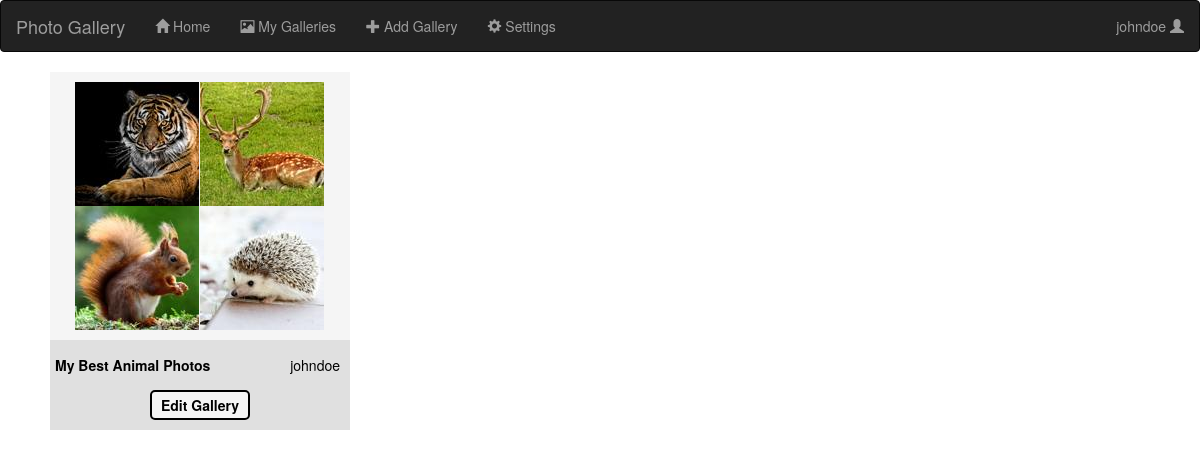
Before: /myGalleries (signed in) with the older database file.
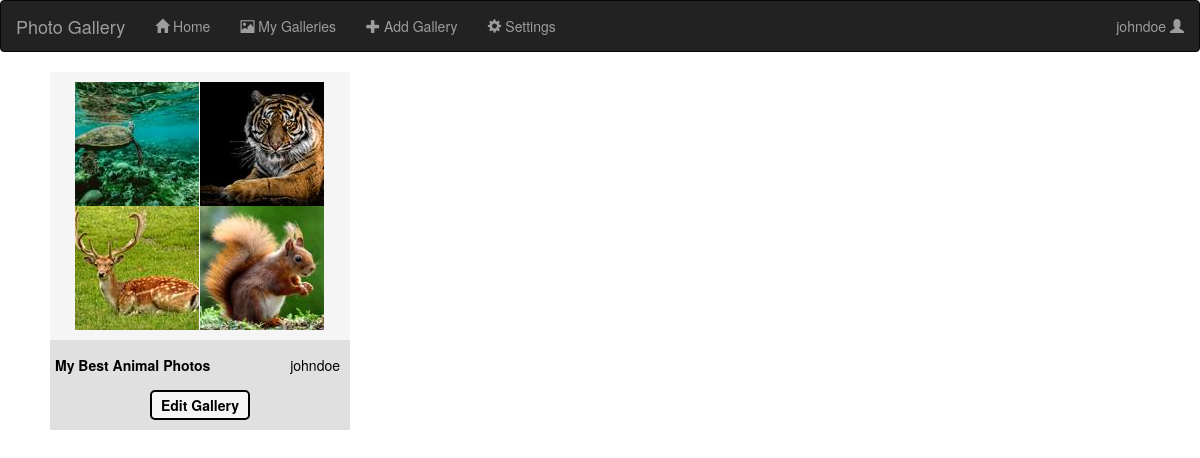
After: the same page with the newer database file.
### components/databaseClasses.py (models this page shows, shortened)
class User(UserMixin, db.Model):
    __tablename__ = 'users'
    __bind_key__ = 'users'
    id = db.Column(db.Integer, primary_key = True)
    fname = db.Column(db.String(32))
    lname = db.Column(db.String(32))
    email = db.Column(db.String(300), unique = True)
    username = db.Column(db.String(24))
    passwordHash = db.Column(db.String(128))
    galleries = db.relationship('Gallery', backref='user')

class Gallery(db.Model):
    __tablename__ = 'galleries'
    id = db.Column(db.Integer, primary_key=True)
    userId = db.Column(db.Integer, db.ForeignKey(User.id))
    numPhotos = db.Column(db.Integer)
    title = db.Column(db.String(40))
    dateCreated = db.Column(db.Date)
    dateLastEdited = db.Column(db.Date)
    description = db.Column(db.Text)
    photos = db.relationship('Photo', backref='gallery')

class Photo(db.Model):
    __tablename__ = 'photos'
    __bind_key__ = 'photos'
    id = db.Column(db.Integer, primary_key=True)
    galleryId = db.Column(db.Integer, db.ForeignKey(Gallery.id))
    photoURL = db.Column(db.String(32))
    thumbnailURL = db.Column(db.String(32))

### app.py (the view)
@app.route("/myGalleries")
def myGalleries():
    myGalls = []
    loggedIn = isLoggedIn()
    if not loggedIn:
        return render_template('loginNeeded.html', loggedIn = loggedIn)
    myGalls = Gallery.query.filter_by(userId=session['userId']).all()
    return render_template('myGalleries.html', loggedIn = loggedIn, photos = photos, galleries = myGalls, username = getCurrentUsername(), users = users)

### app.py (called while the page is built)
@lm.user_loader
def loadUser(id):
    return User.query.get(int(id))

### components/utils.py (called while the page is built)
def getCurrentUsername():
    currentUserID = session.get("userId", None)
    currentUsername = None
    if currentUserID != None:
        currentUsername = loadUser(currentUserID).username
    return currentUsername

def isLoggedIn():
    if 'loggedIn' not in session:
        session['loggedIn'] = False
        session.modified = True
    return session['loggedIn']

### templates/myGalleries.html (shortened to what this page needs)
{% extends "base.html" %}
{% block content %}
    <div id = "galleries">
        {% for gallery in galleries %}
            {% set numPhotos = gallery['numPhotos'] %}
            {% set photosList = gallery['photos'] %}
            <div class = "galleryTilePreview">
                <a href = "{{ url_for('viewGallery', galleryID = gallery['id'])}}">
                    <div class = "photosPreview">
                        {% for i in range(4) %}
                            <div class = "thumbnailPhoto">
                                {% set photoURL = photosList[(i%numPhotos)]['thumbnailURL'] %}
                                <img src="{{photoURL}}">
                            </div>
                        {% endfor %}
                    </div>
                    <div class = "previewDetails">
                        <div class = "previewTitleDate">{{gallery['title']}}</div>
                        <div class = "previewUser">{{users[gallery['userId']]['username']}}</div>
                    </div>
                </a>
                <div class = "editSection">
                    <div class = "editButton" id = "{{gallery['id']}}"><a href = "{{ url_for('editGallery', galleryID = gallery['id'])}}" >Edit Gallery</a></div>
                </div>
            </div>
        {% endfor %}
    </div>
{% endblock %}

### templates/base.html (shortened to what this page needs)
{% extends "bootstrap/base.html" %}
{% block head %}
    <link rel = "stylesheet" href = "../static/style.css">
    <link rel="stylesheet" href="https://cdn.jsdelivr.net/npm/bootstrap@3.3.7/dist/css/bootstrap.min.css">
{% endblock %}
{% block body %}
<nav class="navbar navbar-inverse" id = "navbar">
    <div class="container-fluid">
        <div class="navbar-header">
            <a class="navbar-brand" href="#">Photo Gallery</a>
        </div>
        <ul class="nav navbar-nav">
            <li><a href="{{ url_for('homePage') }}"><span class="glyphicon glyphicon-home"></span> Home</a></li>
            <li><a href="{{ url_for('myGalleries') }}"><span class="glyphicon glyphicon-picture"></span> My Galleries</a></li>
            <li><a href="{{ url_for('addGallery') }}"><span class="glyphicon glyphicon-plus"></span> Add Gallery</a></li>
            <li><a href="{{ url_for('settings') }}"><span class="glyphicon glyphicon-cog"></span> Settings</a></li>
        </ul>
        <ul class="nav navbar-nav navbar-right">
            {% if loggedIn == False %}
                <li><a href="{{ url_for('register') }}"><span class="glyphicon glyphicon-user"></span> Sign Up</a></li>
                <li><a href="{{ url_for('login') }}"><span class="glyphicon glyphicon-log-in"></span> Login</a></li>
            {% elif loggedIn == True %}
                <li onmouseenter="showPopup()" onmouseleave="hidePopup()"><a href="#">{{username}} <span class="glyphicon glyphicon-user"></span></a></li>
            {% endif %}
        </ul>
    </div>
</nav>
    {% block content %}{% endblock %}
{% endblock %}

### static/style.css (style rules this page uses)
:root { --lightBackground: #F5F5F5; --darkBackground: #E0E0E0; }
#navbar { margin-bottom: 0; }
#galleries { display:grid; grid-gap: 20px; grid-template-columns: repeat(auto-fit, 300px); justify-content: space-between; padding: 20px 50px; width: minmax(80%, calc(100%-250px)) }
.galleryTilePreview { background-color: var(--darkBackground); }
.photosPreview { display: grid; grid-template-rows: repeat(2, 1fr); grid-template-columns: repeat(2, 125px); place-content: center; margin: auto; margin-bottom: 10px; background-color: var(--lightBackground); padding: 10px; }
.previewTitleDate { float:left; font-weight: bold; padding: 5px; }
.previewUser { float: right; padding: 5px; padding-right: 10px; }
.previewDetails { color: black; margin-bottom: 50px; }
.editSection { height: 40px; }
.editButton { margin: auto; height: 30px; width: 100px; border: black solid 2px; border-radius: 5px; background-color: var(--lightBackground); font-weight: bold; text-align: center; padding-top: 3px; }
.editButton a { color: black; }

Changed rows visible on the page:
changed through a linked row, Gallery "My Best Animal Photos": thumbnailURL: a different picture
